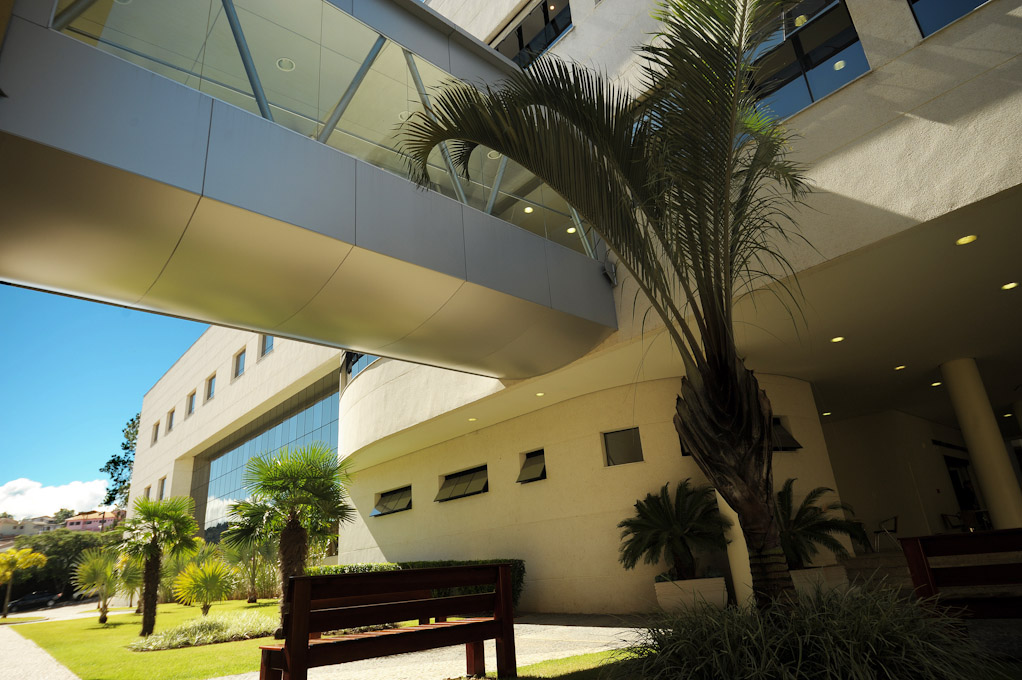
#> input picture inatel.jpeg, 1022 x 680 px
$ jupyter execute C209_L1_JPEG.ipynb   (older library calls are emulated)
#> lines starting #> are read from the running program, lines starting #| are printed output that depends on the picture
# Projeto de C209-L1 ->  JPEG

Alunos:
Ana Luiza Silva Terra
Gabriela Almada Paranhos de Melo
Rafaela Monteiro Terra

### Historia

* Data de criação 1990;
* Criado por Eric Hamilton (C-Cube Microsystems), e actualmente a Joint Photographic Experts Group.
* Ultima versão lançada dia 27 de Março de 1998;
* Variantes: .jtif ; .jp2 ; .jpx ; .jng;

### Introdução
* JPG (ou JPEG) é um método comum usado para comprimir imagens fotográficas;
* O grau de redução pode ser ajustado, o que permite a você escolher o tamanho de armazenamento e seu compromisso com a     qualidade da imagem. Geralmente se obtém uma compressão pouco perceptível na perda de qualidade da imagem;
* Criado por Eric Hamilton (C-Cube Microsystems), e actualmente a Joint Photographic Experts Group.
* Ultima versão lançada dia 27 de Março de 1998;
* Variantes: .jtif ; .jp2 ; .jpx ; .jng;

### Compressão

Por que comprimir dados?

* Reduz necessidade de atualizar hardware (tal como discos rígidos com mais espaço);
* Melhora eficiência de bancos de dados;
* Backups mais velozes;
* Pode aumentar a segurança de armazenamento (dados relevantes são mais difíceis de serem encontrados).

#### Compressão sem perdas

* Métodos de compressão sem perdas são aqueles que permitem a restauração da informação original em sua totalidade;
* Nenhuma informação é perdida;
* São usados em situações em que perdas não são aceitáveis (e.g. imagens médicas, biometria, aplicações legais etc);
* As vezes são utilizados conjuntamente com processos de compressão com perdas, como o JPEG.

#### Compressão com perda

* Comumente utilizado para compressão de imagens, áudio e vídeo;
* Frequentemente trabalha-se em outro domínio (e.g.: domínio da frequência);
* Tentam se adequar baseado nos limites da percepção;
* Normalmente as perdas são irreversíveis.

### Visão geral do algoritmo

O fluxo de compressão de um JPEG é realizado com os seguintes passos:
* A imagem é convertida para um espaço de cores baseado em crominância, tal como o [YCbCr](https://en.wikipedia.org/wiki/YCbCr);
* Fazer a subamostragem dos componentes de crominância;
    * Estes espaços de cores se baseiam no fato que a visão humana é menos sensível à crominância;
    * Com isso, é possível remover dados referentes à crominância em blocos de tamanhos pré definidos, visto que essa remoção é imperceptível;
* Aplicar a DCT em blocos 8x8;
* Quantizar cada bloco;
* Codificar os dados com algum método de compressão para remover redundâncias, com codificação zigzag, tal como RLE seguido de Huffman.

### Código:

[cell 1]
import cv2
import numpy as np
import scipy.fftpack as fftpack
import zlib

def encode_ycbcr(im):
    xform = np.array([[.299, .587, .114], [-.1687, -.3313, .5], [.5, -.4187, -.0813]])
    ycbcr = im.dot(xform.T)
    ycbcr[:,:,[1,2]] += 128
    return np.uint8(ycbcr)

def decode_ycbcr(im):
    xform = np.array([[1, 0, 1.402], [1, -0.34414, -.71414], [1, 1.772, 0]])
    rgb = im.astype(np.float)
    rgb[:,:,[1,2]] -= 128
    rgb = rgb.dot(xform.T)
    np.putmask(rgb, rgb > 255, 255)
    np.putmask(rgb, rgb < 0, 0)
    return np.uint8(rgb)

def encode_dct(orig, bx, by):
    new_shape = (
        orig.shape[0] // bx * bx,
        orig.shape[1] // by * by,
        3
    )
    new = orig[
        :new_shape[0],
        :new_shape[1]
    ].reshape((
        new_shape[0] // bx,
        bx,
        new_shape[1] // by,
        by,
        3
    ))
    return fftpack.dctn(new, axes=[1,3], norm='ortho')


def decode_dct(orig, bx, by):
    return fftpack.idctn(orig, axes=[1,3], norm='ortho'
    ).reshape((
        orig.shape[0]*bx,
        orig.shape[2]*by,
        3
    ))

def encode_quant(orig, quant):
    return (orig / quant).astype(np.int)


def decode_quant(orig, quant):
    return (orig * quant).astype(float)

def encode_zip(x):
    return zlib.compress(x.astype(np.int8).tobytes())


def decode_zip(orig, shape):
    return np.frombuffer(zlib.decompress(orig), dtype=np.int8).astype(float).reshape(shape)

if __name__ == '__main__':
    im = cv2.imread("inatel.jpeg")
#> im is the input picture: shape (680, 1022, 3); mean B, G, R 79.3, 101.4, 102
    quants = [5, 10]
    blocks = [(16, 16), (32, 32)]
    for qscale in quants:
        for bx, by in blocks:

            quant = (
                (np.ones((bx, by)) * (qscale * qscale))
                .clip(-100, 100)
                .reshape((1, bx, 1, by, 1))
            )
            ency = encode_ycbcr(im)
            encd = encode_dct(ency, bx, by)
            encq = encode_quant(encd, quant)
            encz = encode_zip(encq)
            decz = decode_zip(encz, encq.shape)
            decq = decode_quant(encq, quant)
            decd = decode_dct(decq, bx, by)
            decy = decode_ycbcr(decd)
            cv2.imwrite("inatel_quant_{}_block_{}x{}.jpeg".format(qscale, bx, by), decy.astype(np.uint8))
#> this loop made 2 passes
#> pass 1, in encode_ycbcr, `ycbcr = im.dot(xform.T)`:
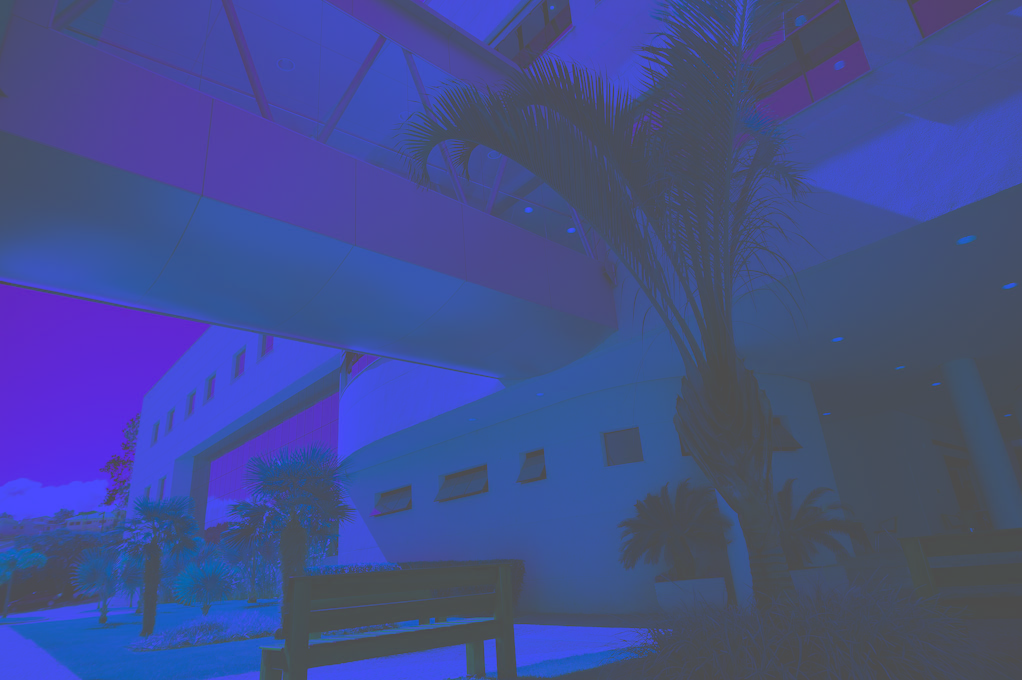
#> ycbcr: shape (680, 1022, 3) float64; mean B, G, R 94.8, 4.1, -11.1; drawn with min black and max white
#> pass 1, in decode_ycbcr, `rgb = im.astype(np.float)`:
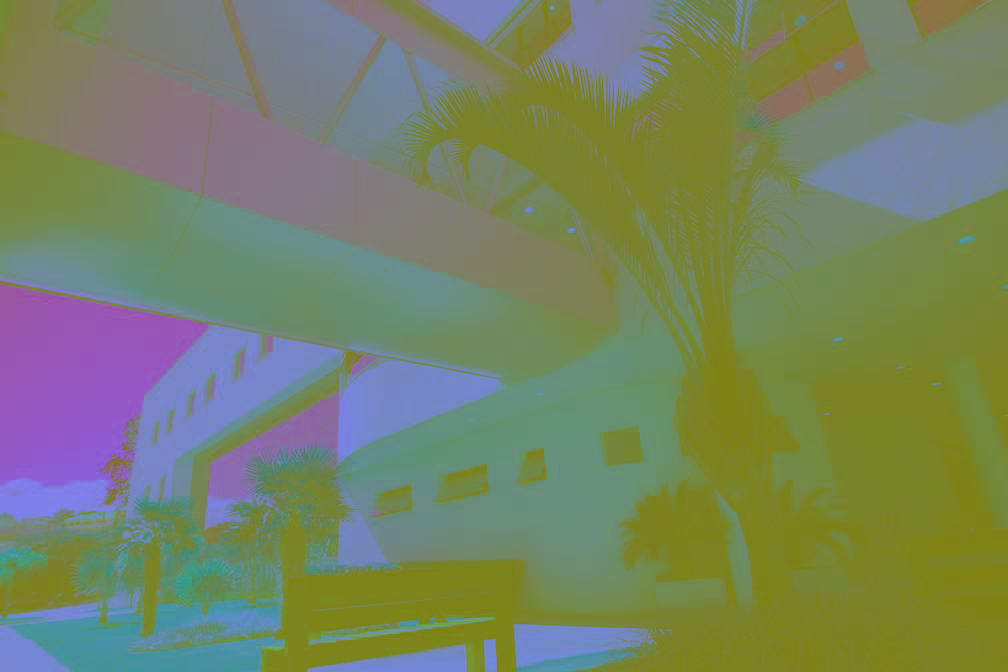
#> rgb: shape (672, 1008, 3) float64; mean of channels 0, 1, 2 94.2, 130.7, 115.7; drawn with min black and max white
#> pass 1, in decode_ycbcr, `rgb = rgb.dot(xform.T)`:
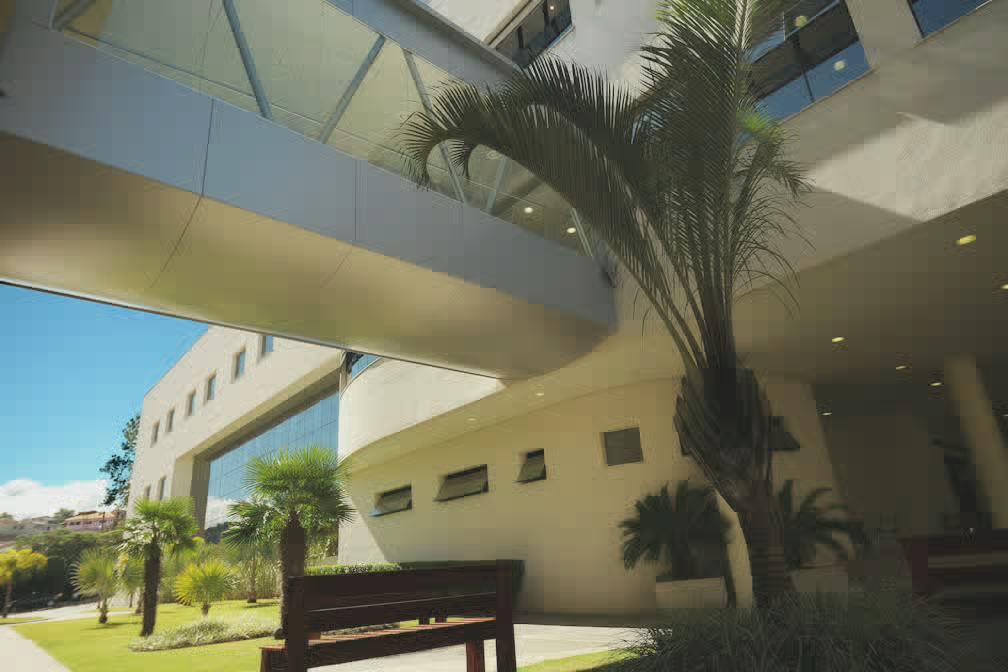
#> rgb: shape (672, 1008, 3) float64; mean of channels 0, 1, 2 76.9, 102, 99; drawn with min black and max white
#> after the loop:
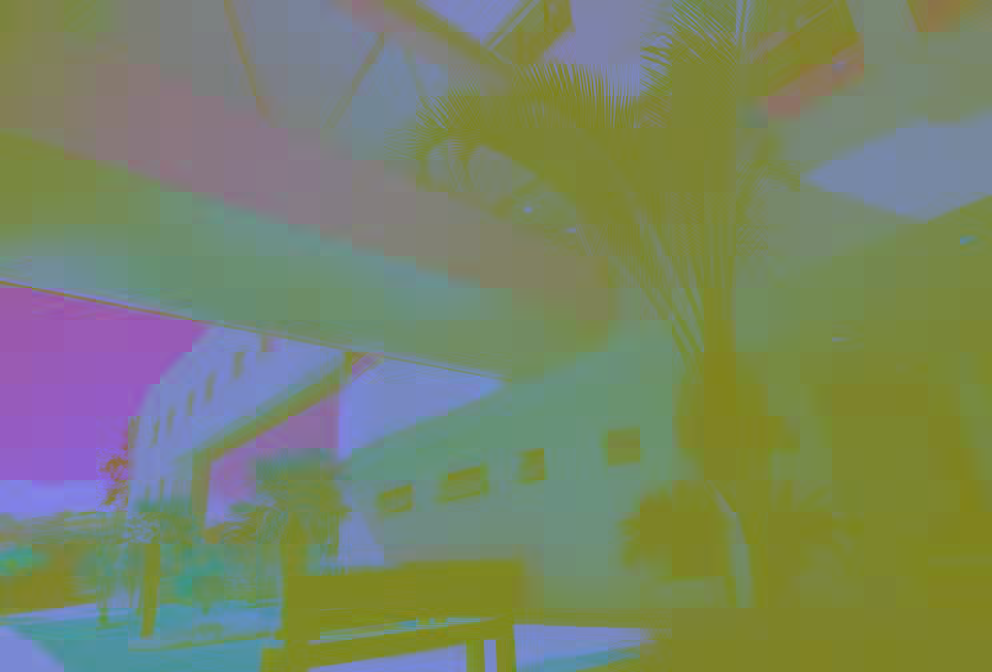
#> decd: shape (672, 992, 3) float64; mean B, G, R 94, 129.9, 114.8; drawn with min black and max white
#> after the loop:
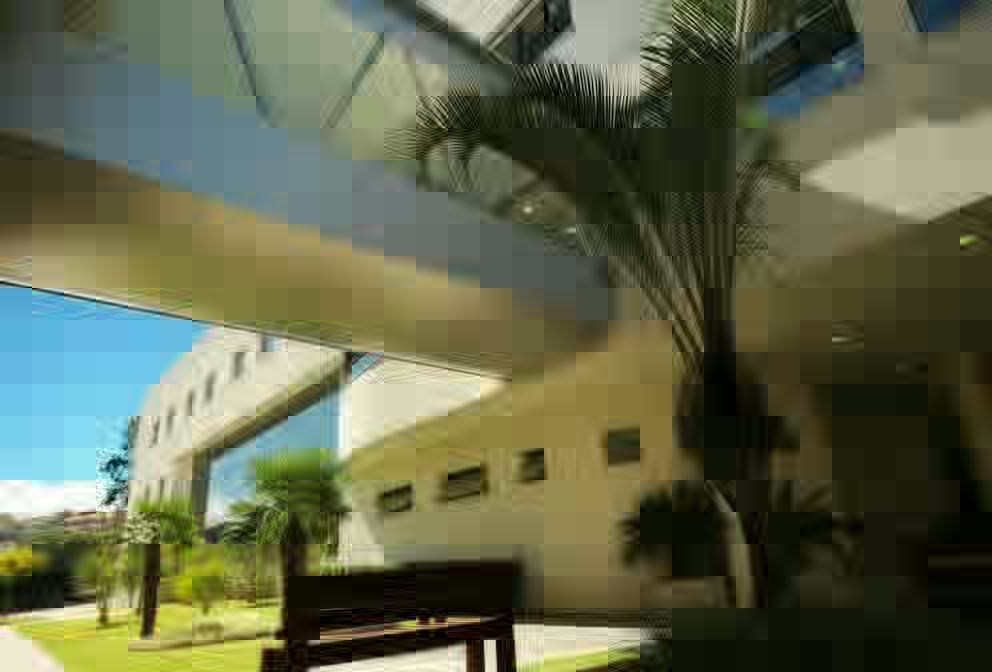
#> decy: shape (672, 992, 3); mean B, G, R 75.2, 102.2, 96.9
#> after the loop:
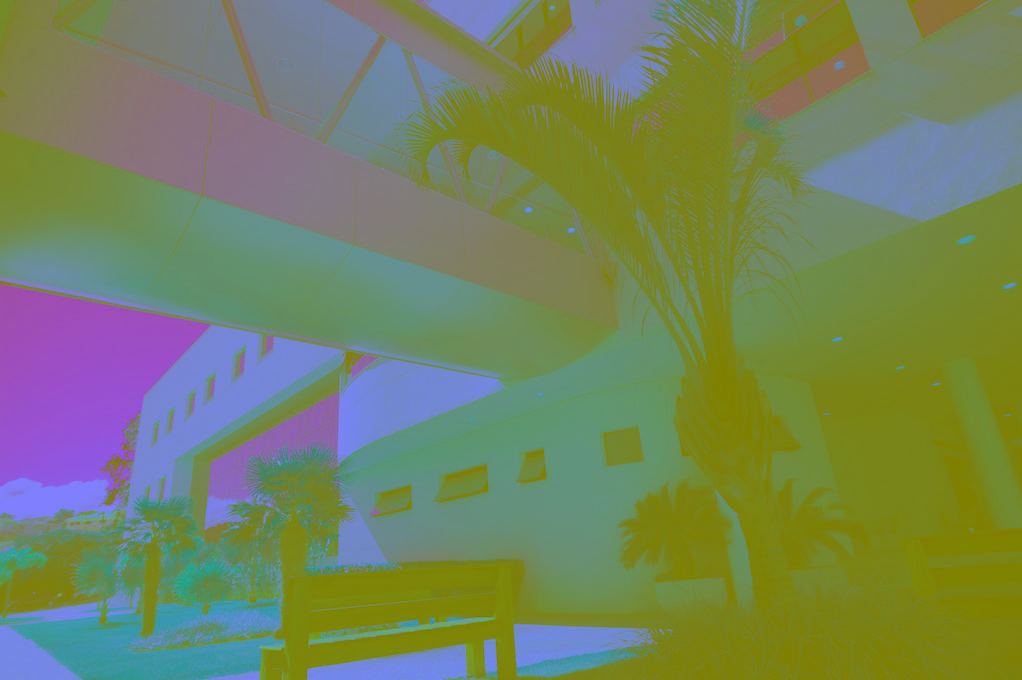
#> ency: shape (680, 1022, 3); mean B, G, R 94.4, 131.6, 116.4
